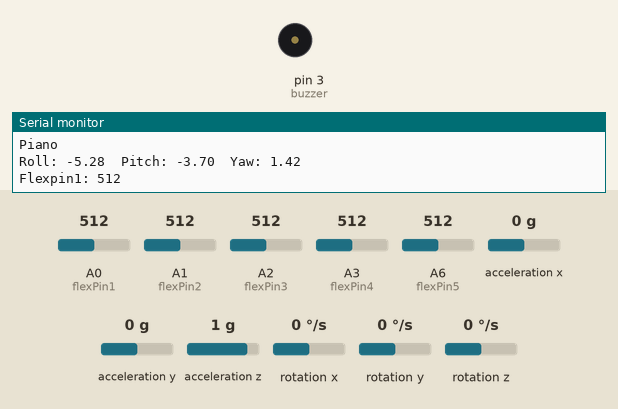
The sketch below on a simulated Arduino Nano, built with avr-gcc and run on an emulated ATmega328P. Parts: buzzer (waves = sounding), the last lines printed to the serial monitor. Wiring (inferred from the names in the program): MPU-6050 motion sensor at I2C address 0x68. The test bench sets the inputs (shaded band); at power-on: A0 (flexPin1) = 512, rotation y 0 °/s, A1 (flexPin2) = 512, A2 (flexPin3) = 512, A3 (flexPin4) = 512, A6 (flexPin5) = 512, acceleration x 0 g, acceleration y 0 g, acceleration z 1 g, rotation x 0 °/s, rotation z 0 °/s.

Above: at 3.2 s.
3.3 s: A0 (flexPin1) set to 793
6.3 s: A0 (flexPin1) set to 814
At 7.6 s:
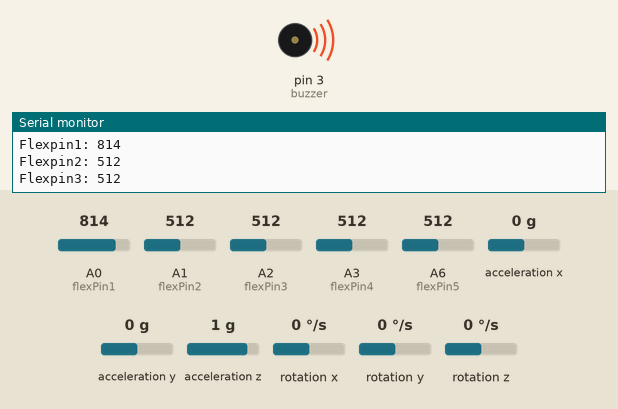
13.9 s: rotation y set to 192 °/s
At 15.0 s:
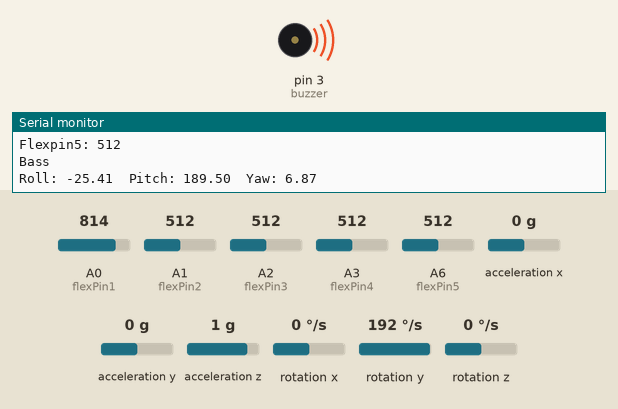
Timing chart, 0 to 16.9 s (numbered marks = the images above; inputs shaded):
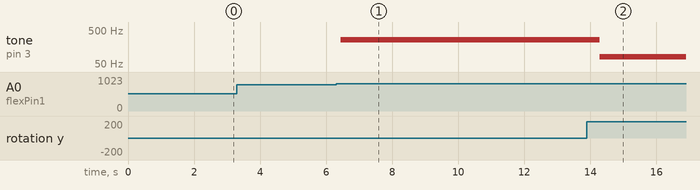

The sketch:

musicalgloves.ino.ino
```cpp
#include<Wire.h>
const int MPU = 0x68; // MPU6050 I2C address
float AccX, AccY, AccZ;
float GyroX, GyroY, GyroZ;
float accAngleX, accAngleY, gyroAngleX, gyroAngleY, gyroAngleZ;
float roll, pitch, yaw;
float AccErrorX, AccErrorY, GyroErrorX, GyroErrorY, GyroErrorZ;
float elapsedTime, currentTime, previousTime;
int c = 0;
const int buzzer = 3;
const int flexPin1 = A0;
const int flexPin2 = A1;
const int flexPin3 = A2;
const int flexPin4 = A3;
const int flexPin5 = A6;

int value1;
int value2;
int value3;
int value4;
int value5;


void setup() {
  // put your setup code here, to run once:

Serial.begin(9600);
  Wire.begin();                      // Initialize comunication
  Wire.beginTransmission(MPU);       // Start communication with MPU6050 // MPU=0x68
  Wire.write(0x6B);                  // Talk to the register 6B
  Wire.write(0x00);                  // Make reset - place a 0 into the 6B register
  Wire.endTransmission(true);        //end the transmission

  calculate_IMU_error();
  delay(1000);

pinMode(flexPin1,INPUT);
pinMode(flexPin2,INPUT);
pinMode(flexPin3,INPUT);
pinMode(flexPin4, INPUT);
pinMode(flexPin5, INPUT);
pinMode(buzzer, OUTPUT);

 }


void loop() {
  // put your main code here, to run repeatedly:
  // === Read acceleromter data === //
  Wire.beginTransmission(MPU);
  Wire.write(0x3B); // Start with register 0x3B (ACCEL_XOUT_H)
  Wire.endTransmission(false);
  Wire.requestFrom(MPU, 6, true); // Read 6 registers total, each axis value is stored in 2 registers
  //For a range of +-2g, we need to divide the raw values by 16384, according to the datasheet
  AccX = (Wire.read() << 8 | Wire.read()) / 16384.0; // X-axis value
  AccY = (Wire.read() << 8 | Wire.read()) / 16384.0; // Y-axis value
  AccZ = (Wire.read() << 8 | Wire.read()) / 16384.0; // Z-axis value
  // Calculating Roll and Pitch from the accelerometer data
  accAngleX = (atan(AccY / sqrt(pow(AccX, 2) + pow(AccZ, 2))) * 180 / PI) - 1.31; // AccErrorX ~(1.01) See the calculate_IMU_error()custom function for more details
  accAngleY = (atan(-1 * AccX / sqrt(pow(AccY, 2) + pow(AccZ, 2))) * 180 / PI) + 4.30; // AccErrorY ~(-2.70)

  previousTime = currentTime;        // Previous time is stored before the actual time read
  currentTime = millis();            // Current time actual time read
  elapsedTime = (currentTime - previousTime) / 1000; // Divide by 1000 to get seconds
  Wire.beginTransmission(MPU);
  Wire.write(0x43); // Gyro data first register address 0x43
  Wire.endTransmission(false);
  Wire.requestFrom(MPU, 6, true); // Read 4 registers total, each axis value is stored in 2 registers
  GyroX = (Wire.read() << 8 | Wire.read()) / 131.0; // For a 250deg/s range we have to divide first the raw value by 131.0, according to the datasheet
  GyroY = (Wire.read() << 8 | Wire.read()) / 131.0;
  GyroZ = (Wire.read() << 8 | Wire.read()) / 131.0;
  // Correct the outputs with the calculated error values
  GyroX = GyroX - 1.77; // GyroErrorX ~(-4.79)
  GyroY = GyroY - 1.31; // GyroErrorY ~(-0.84)
  GyroZ = GyroZ + 0.46; // GyroErrorZ ~ (0.21)
  // Currently the raw values are in degrees per seconds, deg/s, so we need to multiply by sendonds (s) to get the angle in degrees
  gyroAngleX = gyroAngleX + GyroX * elapsedTime; // deg/s * s = deg
  gyroAngleY = gyroAngleY + GyroY * elapsedTime;
  yaw =  yaw + GyroZ * elapsedTime;
  // Complementary filter - combine acceleromter and gyro angle values
  roll = 0.96 * gyroAngleX + 0.04 * accAngleX;
  pitch = 0.96 * gyroAngleY + 0.04 * accAngleY;

    // Print the values on the serial monitor
  Serial.print("Roll: ");
  Serial.print(roll);
  Serial.print("  ");
  Serial.print("Pitch: ");
  Serial.print(pitch);
  Serial.print("  ");
  Serial.print("Yaw: ");
  Serial.println(yaw);
  delay(50);

value1 = analogRead(flexPin1);
Serial.print("Flexpin1: ");
Serial.println(value1);
value2 = analogRead(flexPin2);
Serial.print("Flexpin2: ");
Serial.println(value2);
value3 = analogRead(flexPin3);
Serial.print("Flexpin3: ");
Serial.println(value3);
value4 = analogRead(flexPin4);
Serial.print("Flexpin4: ");
Serial.println(value4);
value5 = analogRead(flexPin5);
Serial.print("Flexpin5: ");
Serial.println(value5);
//delay(1000);

if (pitch > 50)
{
  Bass_mode();
  Serial.println("Bass");
}
else
{
  Piano_mode();
  Serial.println("Piano");
}

}


void calculate_IMU_error() {
  // We can call this funtion in the setup section to calculate the accelerometer and gyro data error. From here we will get the error values used in the above equations printed on the Serial Monitor.
  // Note that we should place the IMU flat in order to get the proper values, so that we then can the correct values
  // Read accelerometer values 200 times
  while (c < 400) {
    Wire.beginTransmission(MPU);
    Wire.write(0x3B);
    Wire.endTransmission(false);
    Wire.requestFrom(MPU, 6, true);
    AccX = (Wire.read() << 8 | Wire.read()) / 16384.0 ;
    AccY = (Wire.read() << 8 | Wire.read()) / 16384.0 ;
    AccZ = (Wire.read() << 8 | Wire.read()) / 16384.0 ;
    // Sum all readings
    AccErrorX = AccErrorX + ((atan((AccY) / sqrt(pow((AccX), 2) + pow((AccZ), 2))) * 180 / PI));
    AccErrorY = AccErrorY + ((atan(-1 * (AccX) / sqrt(pow((AccY), 2) + pow((AccZ), 2))) * 180 / PI));
    c++;
  }
    //Divide the sum by 400 to get the error value
  AccErrorX = AccErrorX / 400;
  AccErrorY = AccErrorY / 200;
  c = 0;
  // Read gyro values 400 times
  while (c < 400) {
    Wire.beginTransmission(MPU);
    Wire.write(0x43);
    Wire.endTransmission(false);
    Wire.requestFrom(MPU, 6, true);
    GyroX = Wire.read() << 8 | Wire.read();
    GyroY = Wire.read() << 8 | Wire.read();
    GyroZ = Wire.read() << 8 | Wire.read();
    // Sum all readings
    GyroErrorX = GyroErrorX + (GyroX / 131.0);
    GyroErrorY = GyroErrorY + (GyroY / 131.0);
    GyroErrorZ = GyroErrorZ + (GyroZ / 131.0);
    c++;
  }

   //Divide the sum by 400 to get the error value
  GyroErrorX = GyroErrorX / 400;
  GyroErrorY = GyroErrorY / 400;
  GyroErrorZ = GyroErrorZ / 400;
  // Print the error values on the Serial Monitor
  Serial.print("AccErrorX: ");
  Serial.println(AccErrorX);
  Serial.print("AccErrorY: ");
  Serial.println(AccErrorY);
  Serial.print("GyroErrorX: ");
  Serial.println(GyroErrorX);
  Serial.print("GyroErrorY: ");
  Serial.println(GyroErrorY);
  Serial.print("GyroErrorZ: ");
  Serial.println(GyroErrorZ);

}

void Piano_mode(){
  if (value1 > 800)
{
  tone(buzzer, 256); //C
}
else if (value2 > 800)
{
  tone(buzzer, 293); //D
}
else if (value3 > 800)
{
  tone(buzzer, 329); //E
}
else if (value4 > 800)
{
  tone(buzzer, 349); //F
}
else if (value5 > 800)
{
  tone(buzzer, 392); //G
}
else if (value4 <= 800)
{
  noTone(buzzer);
}
}

void Bass_mode(){
   if (value1 > 800)
{
  tone(buzzer, 82); //E
}
else if (value2 > 800)
{
  tone(buzzer, 110); //A
}
else if (value3 > 800)
{
  tone(buzzer, 147); //D
}
else if (value4 > 800)
{
  tone(buzzer, 196); //G
}
else if (value5 > 800)
{
  tone(buzzer, 245); //B
}
else if (value1 <= 800)
{
  noTone(buzzer);
}

}
```

Measured:
- the behaviour switches between 800 and 801 on A0 (flexPin1) (found by bisection; images 0 and 1)
- after the input at 6.3 s, tone on pin 3 (buzzer): silent → 256 Hz after 0.14 s
- after the input at 13.9 s, tone on pin 3 (buzzer): 256 Hz → 82 Hz after 0.39 s
